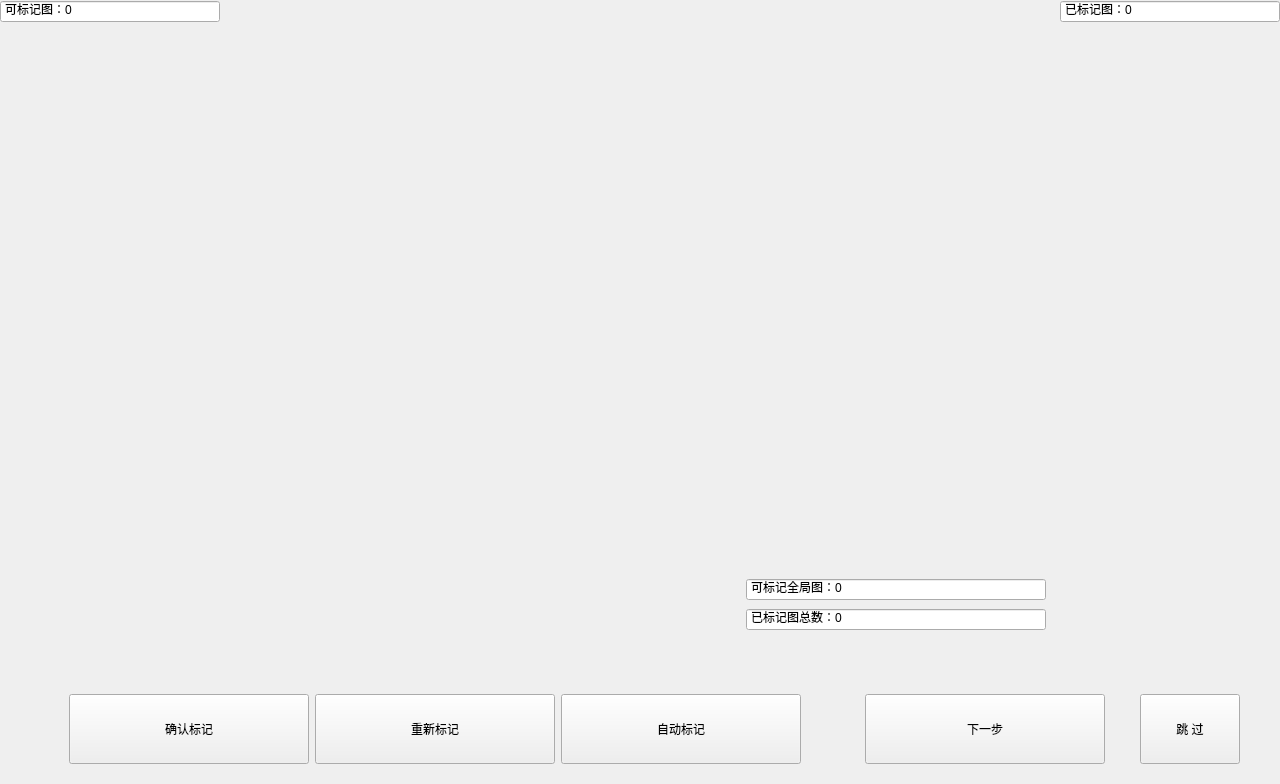
<?xml version="1.0" encoding="UTF-8"?>
<ui version="4.0">
 <class>WgtRegNo3Class</class>
 <widget class="QWidget" name="WgtRegNo3Class">
  <property name="geometry">
   <rect>
    <x>0</x>
    <y>0</y>
    <width>1280</width>
    <height>784</height>
   </rect>
  </property>
  <property name="minimumSize">
   <size>
    <width>0</width>
    <height>0</height>
   </size>
  </property>
  <property name="maximumSize">
   <size>
    <width>1280</width>
    <height>16777215</height>
   </size>
  </property>
  <property name="windowTitle">
   <string>WgtRegNo3</string>
  </property>
  <layout class="QGridLayout" name="gridLayout">
   <property name="leftMargin">
    <number>0</number>
   </property>
   <property name="topMargin">
    <number>0</number>
   </property>
   <property name="rightMargin">
    <number>0</number>
   </property>
   <property name="bottomMargin">
    <number>0</number>
   </property>
   <property name="spacing">
    <number>4</number>
   </property>
   <item row="1" column="2">
    <widget class="QSpinBox" name="spinBoxMarked">
     <property name="minimumSize">
      <size>
       <width>220</width>
       <height>0</height>
      </size>
     </property>
     <property name="maximumSize">
      <size>
       <width>220</width>
       <height>16777215</height>
      </size>
     </property>
     <property name="readOnly">
      <bool>true</bool>
     </property>
     <property name="buttonSymbols">
      <enum>QAbstractSpinBox::ButtonSymbols::NoButtons</enum>
     </property>
     <property name="prefix">
      <string>已标记图：</string>
     </property>
     <property name="maximum">
      <number>999</number>
     </property>
    </widget>
   </item>
   <item row="2" column="0">
    <widget class="ImageWidget" name="widgetImage" native="true">
     <property name="minimumSize">
      <size>
       <width>220</width>
       <height>0</height>
      </size>
     </property>
     <property name="maximumSize">
      <size>
       <width>220</width>
       <height>16777215</height>
      </size>
     </property>
    </widget>
   </item>
   <item row="2" column="2">
    <widget class="ImageWidget" name="widgetImageMarked" native="true">
     <property name="minimumSize">
      <size>
       <width>220</width>
       <height>0</height>
      </size>
     </property>
     <property name="maximumSize">
      <size>
       <width>220</width>
       <height>16777215</height>
      </size>
     </property>
    </widget>
   </item>
   <item row="1" column="0">
    <widget class="QSpinBox" name="spinBoxGlobal">
     <property name="maximumSize">
      <size>
       <width>222</width>
       <height>16777215</height>
      </size>
     </property>
     <property name="readOnly">
      <bool>true</bool>
     </property>
     <property name="buttonSymbols">
      <enum>QAbstractSpinBox::ButtonSymbols::NoButtons</enum>
     </property>
     <property name="prefix">
      <string>可标记图：</string>
     </property>
     <property name="maximum">
      <number>999</number>
     </property>
    </widget>
   </item>
   <item row="1" column="1" rowspan="2">
    <widget class="QWidget" name="widget_2" native="true">
     <layout class="QGridLayout" name="gridLayout_2">
      <property name="leftMargin">
       <number>0</number>
      </property>
      <property name="topMargin">
       <number>0</number>
      </property>
      <property name="rightMargin">
       <number>0</number>
      </property>
      <property name="bottomMargin">
       <number>0</number>
      </property>
      <property name="spacing">
       <number>0</number>
      </property>
      <item row="0" column="0">
       <spacer name="verticalSpacer">
        <property name="orientation">
         <enum>Qt::Orientation::Vertical</enum>
        </property>
        <property name="sizeHint" stdset="0">
         <size>
          <width>20</width>
          <height>40</height>
         </size>
        </property>
       </spacer>
      </item>
      <item row="3" column="0">
       <spacer name="verticalSpacer_3">
        <property name="orientation">
         <enum>Qt::Orientation::Vertical</enum>
        </property>
        <property name="sizeHint" stdset="0">
         <size>
          <width>20</width>
          <height>40</height>
         </size>
        </property>
       </spacer>
      </item>
      <item row="4" column="0">
       <layout class="QGridLayout" name="gridLayout_3">
        <property name="rightMargin">
         <number>10</number>
        </property>
        <property name="spacing">
         <number>0</number>
        </property>
        <item row="0" column="2">
         <widget class="QSpinBox" name="spinBoxGMarked">
          <property name="minimumSize">
           <size>
            <width>220</width>
            <height>0</height>
           </size>
          </property>
          <property name="maximumSize">
           <size>
            <width>300</width>
            <height>16777215</height>
           </size>
          </property>
          <property name="readOnly">
           <bool>true</bool>
          </property>
          <property name="buttonSymbols">
           <enum>QAbstractSpinBox::ButtonSymbols::NoButtons</enum>
          </property>
          <property name="prefix">
           <string>可标记全局图：</string>
          </property>
          <property name="maximum">
           <number>999</number>
          </property>
         </widget>
        </item>
        <item row="1" column="2">
         <widget class="QSpinBox" name="spinBoxAllMarked">
          <property name="minimumSize">
           <size>
            <width>220</width>
            <height>0</height>
           </size>
          </property>
          <property name="maximumSize">
           <size>
            <width>300</width>
            <height>16777215</height>
           </size>
          </property>
          <property name="readOnly">
           <bool>true</bool>
          </property>
          <property name="buttonSymbols">
           <enum>QAbstractSpinBox::ButtonSymbols::NoButtons</enum>
          </property>
          <property name="prefix">
           <string>已标记图总数：</string>
          </property>
          <property name="maximum">
           <number>999</number>
          </property>
         </widget>
        </item>
        <item row="0" column="1" rowspan="2">
         <widget class="QLabel" name="labelInfo">
          <property name="text">
           <string/>
          </property>
         </widget>
        </item>
        <item row="0" column="0" rowspan="2">
         <widget class="QLabel" name="labelInfoIcon">
          <property name="minimumSize">
           <size>
            <width>60</width>
            <height>60</height>
           </size>
          </property>
          <property name="maximumSize">
           <size>
            <width>60</width>
            <height>60</height>
           </size>
          </property>
          <property name="text">
           <string/>
          </property>
         </widget>
        </item>
       </layout>
      </item>
      <item row="1" column="0">
       <spacer name="verticalSpacer_2">
        <property name="orientation">
         <enum>Qt::Orientation::Vertical</enum>
        </property>
        <property name="sizeHint" stdset="0">
         <size>
          <width>20</width>
          <height>40</height>
         </size>
        </property>
       </spacer>
      </item>
      <item row="2" column="0">
       <widget class="QLabel" name="labelImage">
        <property name="minimumSize">
         <size>
          <width>832</width>
          <height>468</height>
         </size>
        </property>
        <property name="maximumSize">
         <size>
          <width>832</width>
          <height>468</height>
         </size>
        </property>
        <property name="text">
         <string/>
        </property>
       </widget>
      </item>
      <item row="5" column="0">
       <spacer name="verticalSpacer_4">
        <property name="orientation">
         <enum>Qt::Orientation::Vertical</enum>
        </property>
        <property name="sizeHint" stdset="0">
         <size>
          <width>20</width>
          <height>40</height>
         </size>
        </property>
       </spacer>
      </item>
     </layout>
    </widget>
   </item>
   <item row="3" column="0" colspan="3">
    <widget class="QWidget" name="widgetTool" native="true">
     <property name="minimumSize">
      <size>
       <width>0</width>
       <height>110</height>
      </size>
     </property>
     <property name="maximumSize">
      <size>
       <width>16777215</width>
       <height>110</height>
      </size>
     </property>
     <layout class="QHBoxLayout" name="horizontalLayout_3">
      <item>
       <spacer name="horizontalSpacer_5">
        <property name="orientation">
         <enum>Qt::Orientation::Horizontal</enum>
        </property>
        <property name="sizeHint" stdset="0">
         <size>
          <width>40</width>
          <height>20</height>
         </size>
        </property>
       </spacer>
      </item>
      <item>
       <spacer name="horizontalSpacer">
        <property name="orientation">
         <enum>Qt::Orientation::Horizontal</enum>
        </property>
        <property name="sizeHint" stdset="0">
         <size>
          <width>40</width>
          <height>20</height>
         </size>
        </property>
       </spacer>
      </item>
      <item>
       <widget class="QPushButton" name="pushButtonMarked">
        <property name="minimumSize">
         <size>
          <width>240</width>
          <height>70</height>
         </size>
        </property>
        <property name="text">
         <string>确认标记</string>
        </property>
       </widget>
      </item>
      <item>
       <widget class="QPushButton" name="pushButtonReMarked">
        <property name="minimumSize">
         <size>
          <width>240</width>
          <height>70</height>
         </size>
        </property>
        <property name="text">
         <string>重新标记</string>
        </property>
       </widget>
      </item>
      <item>
       <widget class="QPushButton" name="pushButtonAutoMarked">
        <property name="minimumSize">
         <size>
          <width>240</width>
          <height>70</height>
         </size>
        </property>
        <property name="text">
         <string>自动标记</string>
        </property>
       </widget>
      </item>
      <item>
       <spacer name="horizontalSpacer_6">
        <property name="orientation">
         <enum>Qt::Orientation::Horizontal</enum>
        </property>
        <property name="sizeHint" stdset="0">
         <size>
          <width>40</width>
          <height>20</height>
         </size>
        </property>
       </spacer>
      </item>
      <item>
       <spacer name="horizontalSpacer_3">
        <property name="orientation">
         <enum>Qt::Orientation::Horizontal</enum>
        </property>
        <property name="sizeHint" stdset="0">
         <size>
          <width>40</width>
          <height>20</height>
         </size>
        </property>
       </spacer>
      </item>
      <item>
       <widget class="QPushButton" name="pushButtonGoReg4">
        <property name="minimumSize">
         <size>
          <width>240</width>
          <height>70</height>
         </size>
        </property>
        <property name="text">
         <string>下一步</string>
        </property>
       </widget>
      </item>
      <item>
       <spacer name="horizontalSpacer_4">
        <property name="orientation">
         <enum>Qt::Orientation::Horizontal</enum>
        </property>
        <property name="sizeHint" stdset="0">
         <size>
          <width>40</width>
          <height>20</height>
         </size>
        </property>
       </spacer>
      </item>
      <item>
       <widget class="QPushButton" name="pushButtonSkipSampling">
        <property name="minimumSize">
         <size>
          <width>100</width>
          <height>70</height>
         </size>
        </property>
        <property name="text">
         <string>跳 过</string>
        </property>
       </widget>
      </item>
      <item>
       <spacer name="horizontalSpacer_2">
        <property name="orientation">
         <enum>Qt::Orientation::Horizontal</enum>
        </property>
        <property name="sizeHint" stdset="0">
         <size>
          <width>40</width>
          <height>20</height>
         </size>
        </property>
       </spacer>
      </item>
     </layout>
    </widget>
   </item>
  </layout>
 </widget>
 <layoutdefault spacing="6" margin="11"/>
 <customwidgets>
  <customwidget>
   <class>ImageWidget</class>
   <extends>QWidget</extends>
   <header location="global">imagewidget.h</header>
   <container>1</container>
  </customwidget>
 </customwidgets>
 <resources>
  <include location="../../rc/main.qrc"/>
 </resources>
 <connections/>
</ui>
